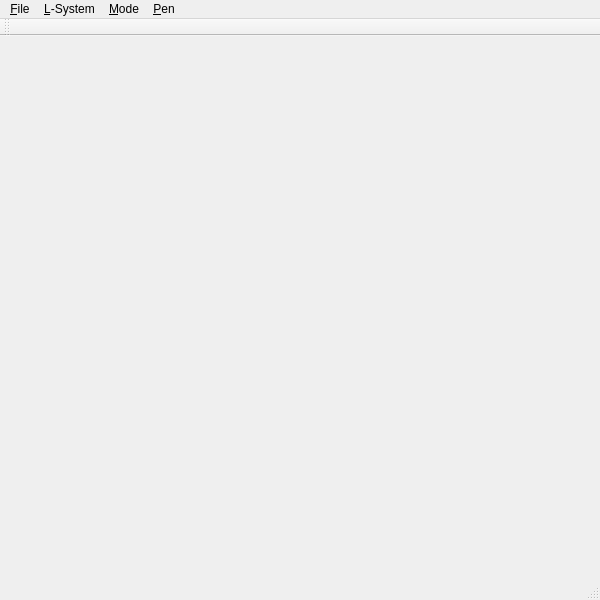
<?xml version="1.0" encoding="UTF-8"?>
<ui version="4.0">
 <class>MainWindowClass</class>
 <widget class="QMainWindow" name="MainWindowClass">
  <property name="geometry">
   <rect>
    <x>0</x>
    <y>0</y>
    <width>600</width>
    <height>600</height>
   </rect>
  </property>
  <property name="windowTitle">
   <string>Sketch Application</string>
  </property>
  <widget class="QWidget" name="centralWidget"/>
  <widget class="QMenuBar" name="menuBar">
   <property name="geometry">
    <rect>
     <x>0</x>
     <y>0</y>
     <width>600</width>
     <height>21</height>
    </rect>
   </property>
   <widget class="QMenu" name="menuFile">
    <property name="title">
     <string>&amp;File</string>
    </property>
    <addaction name="actionNewSketch"/>
    <addaction name="actionLoadSketch"/>
    <addaction name="actionSaveSketch"/>
    <addaction name="separator"/>
    <addaction name="actionSaveImage"/>
    <addaction name="separator"/>
    <addaction name="actionLoadCamera"/>
    <addaction name="actionSaveCamera"/>
    <addaction name="actionResetCamera"/>
    <addaction name="separator"/>
    <addaction name="actionExit"/>
   </widget>
   <widget class="QMenu" name="menuL_System">
    <property name="title">
     <string>&amp;L-System</string>
    </property>
    <addaction name="actionRandomGeneration"/>
    <addaction name="actionGreedyInverse"/>
   </widget>
   <widget class="QMenu" name="menuMode">
    <property name="title">
     <string>&amp;Mode</string>
    </property>
    <addaction name="actionModeSketch"/>
    <addaction name="actionMode3DView"/>
   </widget>
   <widget class="QMenu" name="menuPen">
    <property name="title">
     <string>&amp;Pen</string>
    </property>
    <widget class="QMenu" name="menuColor">
     <property name="title">
      <string>&amp;Color</string>
     </property>
     <addaction name="actionPenColorBranch"/>
     <addaction name="actionPenColorLeaf"/>
    </widget>
    <widget class="QMenu" name="menuWidth">
     <property name="title">
      <string>&amp;Width</string>
     </property>
     <addaction name="actionPenWidth20"/>
     <addaction name="actionPenWidth10"/>
     <addaction name="actionPenWidth5"/>
    </widget>
    <addaction name="menuColor"/>
    <addaction name="menuWidth"/>
   </widget>
   <addaction name="menuFile"/>
   <addaction name="menuL_System"/>
   <addaction name="menuMode"/>
   <addaction name="menuPen"/>
  </widget>
  <widget class="QToolBar" name="mainToolBar">
   <attribute name="toolBarArea">
    <enum>TopToolBarArea</enum>
   </attribute>
   <attribute name="toolBarBreak">
    <bool>false</bool>
   </attribute>
  </widget>
  <widget class="QStatusBar" name="statusBar"/>
  <action name="actionExit">
   <property name="text">
    <string>&amp;Exit</string>
   </property>
   <property name="shortcut">
    <string>Ctrl+Q</string>
   </property>
  </action>
  <action name="actionGreedyInverse">
   <property name="text">
    <string>&amp;Greedy Inverse</string>
   </property>
   <property name="shortcut">
    <string>Ctrl+I</string>
   </property>
  </action>
  <action name="actionSaveImage">
   <property name="text">
    <string>Save Image</string>
   </property>
  </action>
  <action name="actionModeSketch">
   <property name="checkable">
    <bool>true</bool>
   </property>
   <property name="checked">
    <bool>true</bool>
   </property>
   <property name="text">
    <string>Sketch</string>
   </property>
  </action>
  <action name="actionMode3DView">
   <property name="checkable">
    <bool>true</bool>
   </property>
   <property name="text">
    <string>3D View</string>
   </property>
  </action>
  <action name="actionRandomGeneration_2">
   <property name="text">
    <string>Random Generation</string>
   </property>
  </action>
  <action name="actionRandomGeneration">
   <property name="text">
    <string>&amp;Random Generation</string>
   </property>
   <property name="shortcut">
    <string>Ctrl+R</string>
   </property>
  </action>
  <action name="actionLoadSketch">
   <property name="text">
    <string>&amp;Load Sketch</string>
   </property>
   <property name="shortcut">
    <string>Ctrl+O</string>
   </property>
  </action>
  <action name="actionSaveSketch">
   <property name="text">
    <string>&amp;Save Sketch</string>
   </property>
   <property name="shortcut">
    <string>Ctrl+S</string>
   </property>
  </action>
  <action name="actionNewSketch">
   <property name="text">
    <string>&amp;New Sketch</string>
   </property>
   <property name="shortcut">
    <string>Ctrl+N</string>
   </property>
  </action>
  <action name="actionPenColorBranch">
   <property name="checkable">
    <bool>true</bool>
   </property>
   <property name="text">
    <string>Branch</string>
   </property>
  </action>
  <action name="actionPenColorLeaf">
   <property name="checkable">
    <bool>true</bool>
   </property>
   <property name="text">
    <string>Leaf</string>
   </property>
  </action>
  <action name="actionPenWidth20">
   <property name="checkable">
    <bool>true</bool>
   </property>
   <property name="text">
    <string>20</string>
   </property>
  </action>
  <action name="actionPenWidth10">
   <property name="checkable">
    <bool>true</bool>
   </property>
   <property name="text">
    <string>10</string>
   </property>
  </action>
  <action name="actionPenWidth5">
   <property name="checkable">
    <bool>true</bool>
   </property>
   <property name="text">
    <string>5</string>
   </property>
  </action>
  <action name="actionLoadCamera">
   <property name="text">
    <string>Load Camera</string>
   </property>
  </action>
  <action name="actionSaveCamera">
   <property name="text">
    <string>Save Camera</string>
   </property>
  </action>
  <action name="actionResetCamera">
   <property name="text">
    <string>Reset Camera</string>
   </property>
  </action>
  <action name="actionOptions">
   <property name="text">
    <string>Options</string>
   </property>
  </action>
 </widget>
 <layoutdefault spacing="6" margin="11"/>
 <resources>
  <include location="MainWindow.qrc"/>
 </resources>
 <connections/>
</ui>
